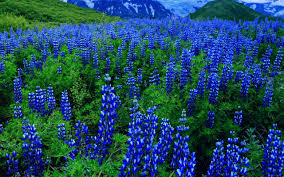
#> input picture Histograms, transformations and Bitwise ops/img/blue-flowers.jpg, 284 x 177 px, found by its file name
$ jupyter execute 'Computer vision image annotations.ipynb'   (shell and % lines are left out)
#> lines starting #> are read from the running program, lines starting #| are printed output that depends on the picture; after the words box and inside, x2 and y2 are one past the last pixel; in counts of white or black regions, pixels touching at a corner belong together
# Computer Vision Image annotations

### Import statements

[cell 1]
import cv2
import numpy as np
import matplotlib.pyplot as plt

[cell 2]
cv2.__version__

[cell 3]
def imshow(img):
    plt.figure(figsize = (20,15));
    plt.imshow(img[:,:,::-1])

[cell 4]
blue =(255,0,0)
green=(0,255,0)
red =(0,0,255)
white=(255,255,255)
black=(0,0,0)

### To edit an image making a copy of it is always a good idea!

[cell 5]
# Load an image
bflowers = cv2.imread('img/blue-flowers.jpg')
#> bflowers is the input picture: shape (177, 284, 3); mean B, G, R 95.9, 74.3, 30.7
# And make a copy of the original image to avoid manipulating the original image
bflowersimg =bflowers.copy()
imshow(bflowersimg)

[Hint](# "Numpy .copy function")

## Drawing

### Drawing lines

[cell 6]
# Draw some lines on top of the image
cv2.line(bflowersimg,(50,160),(200,80),white,5)
imshow(bflowersimg)

[Hint](# "cv2.line function")

### Circles

[cell 7]
# Draw some circles on top of the image
cv2.circle(bflowersimg,(200,40),30,red,2)
imshow(bflowersimg)

[Hint](# "cv2.circle")

### Ellipses

[cell 8]
# Draw some elipses on top of the image

[Hint](# "cv2.ellipse")

### Poligons

[cell 9]
# Lets draw some poligons, first declare the points of the poligon
points = np.array([[[20,10],[50,60],[125,100],[250,140]]])
# Draw the poligon on top of the image
cv2.polylines(bflowersimg,points,True,white,2)
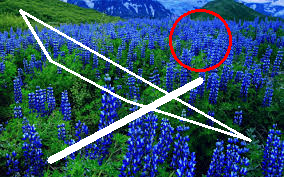
#> bflowersimg: shape (177, 284, 3); mean B, G, R 104.1, 82.8, 45
imshow(bflowersimg)

[Hint](# "Example: np.array([[10,5],[120,130],[170,120],[250,210]], np.int32)")

### Add an overlay on top of an image

[cell 10]
# Load an image and create a copy of it you can call it overlay
# Create a rectangle with a fill color (-1) on top of the overlay image
# Combine both images setting some opacity on the overlay
# Add some text on top of the overlay and show the image on screen

[Hint](# "cv2.addWeighted")

[cell 11]
from PIL import ImageFont,ImageDraw,Image
opacity = 0.8
text = "M and M"
# Load an image
img= cv2.imread('img/m.jpg')
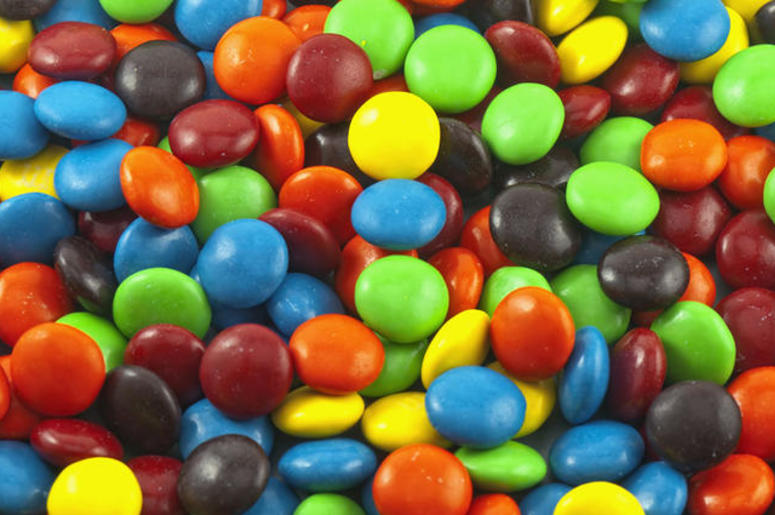
#> input picture Annotating images and color spaces/img/m.jpg, 775 x 515 px
#> img is the input picture: shape (515, 775, 3); mean B, G, R 63.8, 107.6, 121.9
# And make a copy of the original image to avoid manipulating the original image
layer1 =img.copy()
layer2 =img.copy()
cv2.rectangle(layer2,(0,0),(200,75),white,-1)
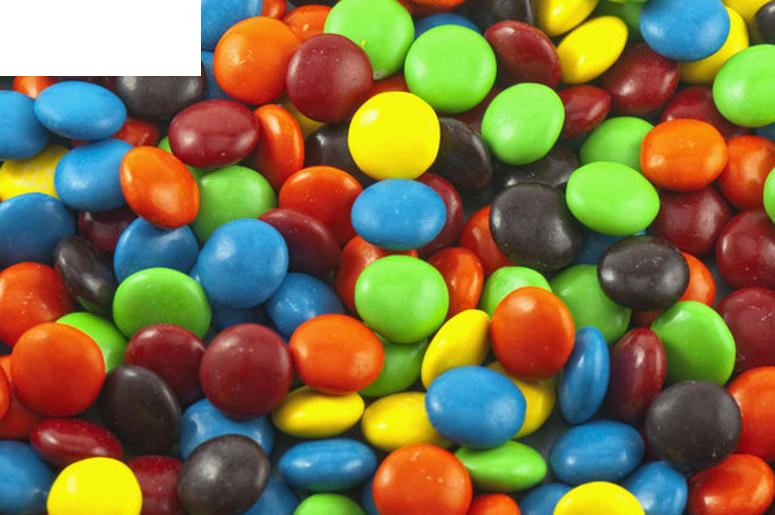
#> layer2: shape (515, 775, 3); 3.83% of pixels changed, all inside (x1, y1, x2, y2) = (0, 0, 201, 76)
imgout = cv2.addWeighted(layer2,opacity,layer1,1-opacity,0)
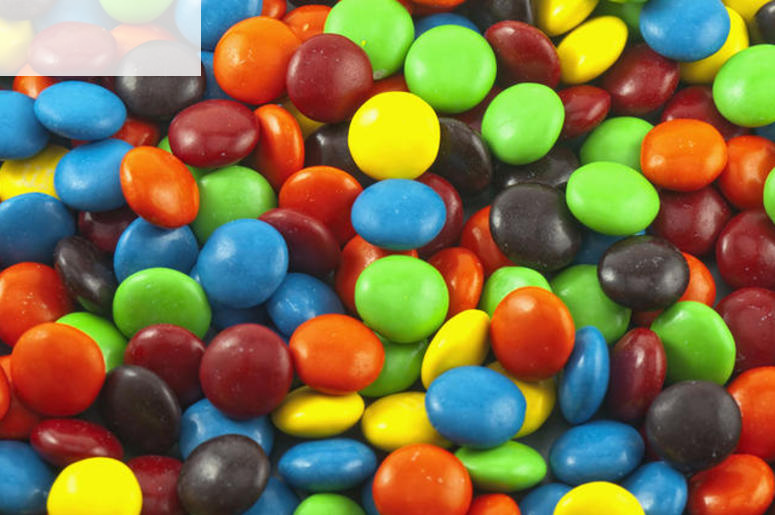
#> imgout: shape (515, 775, 3); mean B, G, R 69.5, 112.5, 126
pil = Image.fromarray(imgout)
draw = ImageDraw.Draw(pil)
font =ImageFont.truetype("impact.ttf",30)
draw.text((10,50),text,black,font=font)
processed_img=cv2.cvtColor(np.array(pil),cv2.COLOR_RGB2BGR)
plt.imshow(processed_img)
